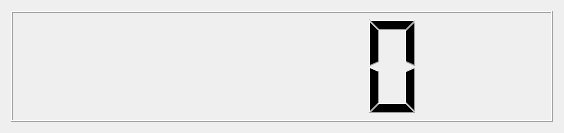
<?xml version="1.0" encoding="UTF-8"?>
<ui version="4.0">
 <class>Money</class>
 <widget class="QDialog" name="Money">
  <property name="geometry">
   <rect>
    <x>0</x>
    <y>0</y>
    <width>564</width>
    <height>133</height>
   </rect>
  </property>
  <property name="windowTitle">
   <string>Total Money</string>
  </property>
  <layout class="QVBoxLayout" name="verticalLayout">
   <item>
    <widget class="QLCDNumber" name="lcdNumber"/>
   </item>
  </layout>
 </widget>
 <resources/>
 <connections/>
</ui>
